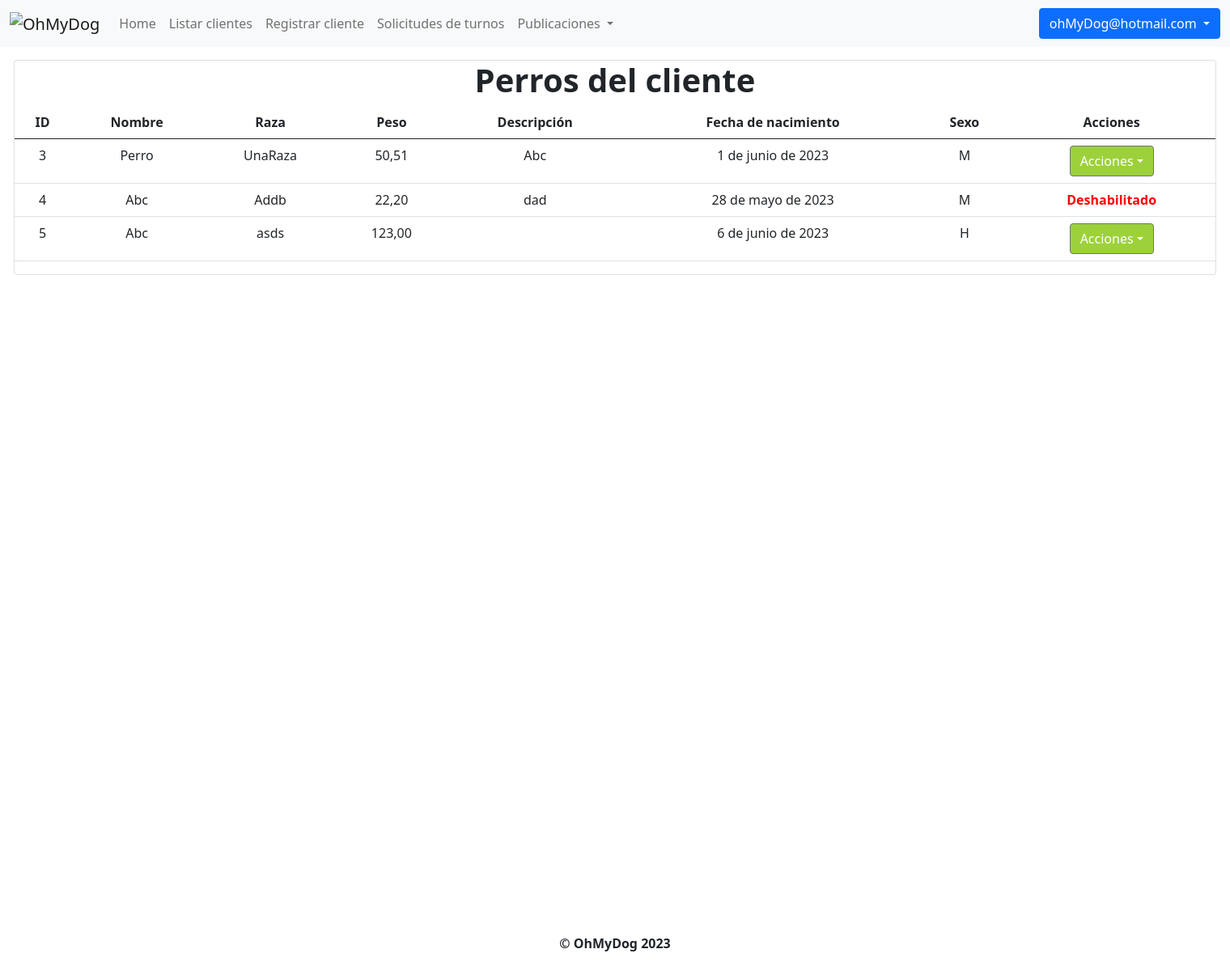
Page /clientes/4/perros (signed in) on the committed database.
### OhMyDog/models.py (models this page shows, shortened)
class Usuario(AbstractBaseUser, PermissionsMixin):
    mail = models.EmailField(unique=True)
    password = models.CharField(max_length=255)
    cliente = models.OneToOneField(Cliente, null=True, on_delete=models.CASCADE)
    habilitado = models.BooleanField(default=True)
    primer_inicio = models.BooleanField(default=True)
    is_staff = models.BooleanField(default=False)
    USERNAME_FIELD = "mail"
    objects = UsuarioManager()

### OhMyDog/modelos/perros/perros.py (models this page shows, shortened)
class Perro(models.Model):
    id = models.BigAutoField(primary_key=True)
    dueño = models.ForeignKey(
        Cliente, null=False, on_delete=models.CASCADE, related_name="perros"
    )
    nombre = models.CharField(max_length=35, blank=False)
    raza = models.CharField(max_length=255, blank=False)
    peso = models.DecimalField(blank=False, max_digits=5, decimal_places=2)
    descripcion = models.CharField(max_length=255)
    fecha_de_nacimiento = models.DateField(blank=False)
    sexos = [("M", "Macho"), ("H", "Hembra")]
    sexo = models.CharField(max_length=1, choices=sexos, blank=False)
    habilitado = models.BooleanField(default=True)
    tiene_castracion = models.BooleanField(default=False)

### OhMyDog/views/clientes.py (the view)
@user_passes_test(superuser_check)
def listar_perros_cliente(request, cliente_id):
    perros = perros_cliente(cliente_id)
    return render(request, "listado_de_perros_cliente.html", {"perros": perros})

### OhMyDog/modelos/clientes/__init__.py (called while the page is built)
def perros_cliente(id):
    cliente = Cliente.objects.get(id=id)
    return cliente.perros.all()

### OhMyDog/views/auth.py (called while the page is built)
def superuser_check(user):
    return user.is_staff

### OhMyDog/templates/listado_de_perros_cliente.html (shortened to what this page needs)
{% extends 'layout.html' %}
{% block content %}
<div class="container containerPrincipal">
	<div class="card">
		<h1>Perros del cliente</h1>
		<table class="table table-hover">
			<thead>
				<tr>
					<th scope="col">ID</th>
					<th scope="col">Nombre</th>
					<th scope="col">Raza</th>
					<th scope="col">Peso</th>
					<th scope="col">Descripción</th>
					<th scope="col">Fecha de nacimiento</th>
					<th scope="col">Sexo</th>
					<th scope="col">Acciones</th>
				</tr>
			</thead>
			<tbody>
				{%if perros %}
				{% for perro in perros %}
				<tr>
					<td>{{ perro.id }}</td>
					<td>{{ perro.nombre }}</td>
					<td>{{ perro.raza }}</td>
					<td>{{ perro.peso }}</td>
					<td>{{ perro.descripcion }}</td>
					<td>{{ perro.fecha_de_nacimiento }}</td>
					<td>{{ perro.sexo }}</td>
					<td>
						{% if perro.habilitado %}
						<div class="dropdown">
							<a class="btn btn-secondary dropdown-toggle" href="#" role="button" id="dropdownMenuLink"
								data-bs-toggle="dropdown" aria-haspopup="true" aria-expanded="false"
								style="background-color: rgb(157, 209, 59);">Acciones</a>
						</div>
						{% else %}
						<a style="color:red; font-weight:bold">Deshabilitado</a>
						{% endif %}
					</td>
				</tr>
				{% endfor %}
				{%else%}
				<tr>
					<td colspan="9">
						<p>No hay perros registrados</p>
					</td>
				</tr>
				{%endif%}
			</tbody>
		</table>
	</div>
</div>
{% endblock %}

### OhMyDog/templates/layout.html (shortened to what this page needs)
<!DOCTYPE html>
<html>
	<head>
		<link
			href="https://cdn.jsdelivr.net/npm/bootstrap@5.0.2/dist/css/bootstrap.min.css"
			rel="stylesheet"
		/>
	</head>
	<body>
		<header>
			<nav class="navbar navbar-expand-lg navbar-light bg-light">
				<div class="container-fluid">
					<a class="navbar-brand">
						<img src="http://imgfz.com/i/eq02Nh8.png" alt="OhMyDog" />
					</a>
					<div class="collapse navbar-collapse" id="navbarSupportedContent">
						<ul class="navbar-nav me-auto mb-2 mb-lg-0">
							{% if user.is_authenticated %}
								{% if user.is_staff %}
									<li class="nav-item">
										<a class="nav-link" href="{% url 'home' %}">Home</a>
									</li>
									<li class="nav-item">
										<a class="nav-link" href="{% url 'clientes' %}">Listar clientes</a>
									</li>
									<li class="nav-item">
										<a class="nav-link" href="{% url 'registrar_cliente' %}">Registrar cliente</a>
									</li>
									<li class="nav-item">
										<a class="nav-link" href="{% url 'solicitudes_de_turnos' %}">Solicitudes de turnos</a>
									</li>
									<li class="nav-item dropdown">
										<a
											class="nav-link dropdown-toggle"
											role="button"
											data-bs-toggle="dropdown"
											aria-expanded="false"
										>
											Publicaciones
										</a>
								</li>
								{% endif %}
							{% else %}
								<li class="nav-item">
									<a class="nav-link" href="{% url 'home' %}">Home</a>
								</li>
							{% endif %}
						</ul>
						{% if user.is_authenticated %}
							<li class="nav-item dropdown" style="border-radius: 6px; list-style-type: none;">
								<a class="btn {% if user.is_staff %} btn-primary {% else %} btn-success {% endif %} dropdown-toggle" href="#" id="navbarDropdown" role="button" data-bs-toggle="dropdown" aria-expanded="false">
									{{ user.mail }}
								</a>
							</li>
						{% else %}
							<li class="nav-item">
								<a class="btn btn-primary" id="iniciar_sesion" href="{% url 'login' %}">Iniciar sesión</a>
							</li>
						{% endif %}
					</div>
				</div>
			</nav>
		</header>
		<div class="content">
			{% block content %}{% endblock %}
		</div>
		<footer class="footer">
			<p style="text-align: center; font-weight: bold ">© OhMyDog 2023</p>
		</footer>
	</body>
</html>

### OhMyDog/templates/layout.html (style rules this page uses)
h1 { font-weight: bold; }
.containerPrincipal { float: none; text-align: center; display: block; width: 1510px; max-width: 1980px; height: 1080px; }

### rows in the picture
Usuario: mail "ohMyDog@hotmail.com"
Perro: id "3", nombre "Perro", raza "UnaRaza", peso "50,51", descripcion "Abc", fecha_de_nacimiento "1 de junio de 2023", sexo "M"
Perro: id "4", nombre "Abc", raza "Addb", peso "22,20", descripcion "dad", fecha_de_nacimiento "28 de mayo de 2023", sexo "M", habilitado "Deshabilitado"
Perro: id "5", nombre "Abc", raza "asds", peso "123,00", fecha_de_nacimiento "6 de junio de 2023", sexo "H"
